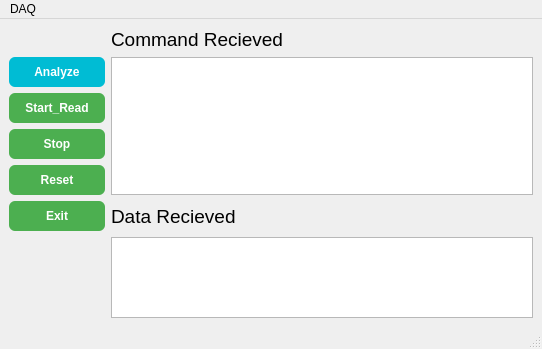
<?xml version="1.0" encoding="UTF-8"?>
<ui version="4.0">
 <class>MainWindow</class>
 <widget class="QMainWindow" name="MainWindow">
  <property name="geometry">
   <rect>
    <x>0</x>
    <y>0</y>
    <width>542</width>
    <height>349</height>
   </rect>
  </property>
  <property name="windowTitle">
   <string>MainWindow</string>
  </property>
  <widget class="QWidget" name="centralwidget">
   <layout class="QGridLayout" name="gridLayout">
    <item row="12" column="2">
     <widget class="QLabel" name="label">
      <property name="font">
       <font>
        <pointsize>14</pointsize>
       </font>
      </property>
      <property name="text">
       <string>Data Recieved</string>
      </property>
     </widget>
    </item>
    <item row="14" column="2" rowspan="4">
     <widget class="QTextEdit" name="terminalRxOutput"/>
    </item>
    <item row="1" column="2">
     <widget class="QLabel" name="label_2">
      <property name="font">
       <font>
        <pointsize>14</pointsize>
       </font>
      </property>
      <property name="text">
       <string>Command Recieved</string>
      </property>
     </widget>
    </item>
    <item row="4" column="0">
     <widget class="QPushButton" name="analyzeButton">
      <property name="styleSheet">
       <string notr="true">QPushButton#analyzeButton {
    background-color: #00bcd4;       /* fresh cyan */
    color: white;
    border: none;
    border-radius: 6px;
    padding: 8px 16px;
    font-weight: bold;
}
QPushButton#analyzeButton:hover {
    background-color: #0097a7;
}
</string>
      </property>
      <property name="text">
       <string>Analyze</string>
      </property>
     </widget>
    </item>
    <item row="4" column="2" rowspan="4">
     <widget class="QTextEdit" name="terminalOutput"/>
    </item>
    <item row="5" column="0">
     <widget class="QPushButton" name="startread">
      <property name="styleSheet">
       <string notr="true">QPushButton {
    background-color: #4CAF50;       /* nice green */
    color: white;
    border: none;
    border-radius: 6px;
    padding: 8px 16px;
    font-weight: bold;
}
QPushButton:hover {
    background-color: #45a049;
}
</string>
      </property>
      <property name="text">
       <string>Start_Read</string>
      </property>
     </widget>
    </item>
    <item row="6" column="0">
     <widget class="QPushButton" name="stop">
      <property name="styleSheet">
       <string notr="true">QPushButton {
    background-color: #4CAF50;       /* nice green */
    color: white;
    border: none;
    border-radius: 6px;
    padding: 8px 16px;
    font-weight: bold;
}
QPushButton:hover {
    background-color: #45a049;
}
</string>
      </property>
      <property name="text">
       <string>Stop</string>
      </property>
     </widget>
    </item>
    <item row="7" column="0">
     <widget class="QPushButton" name="reset">
      <property name="styleSheet">
       <string notr="true">QPushButton {
    background-color: #4CAF50;       /* nice green */
    color: white;
    border: none;
    border-radius: 6px;
    padding: 8px 16px;
    font-weight: bold;
}
QPushButton:hover {
    background-color: #45a049;
}
</string>
      </property>
      <property name="text">
       <string>Reset</string>
      </property>
     </widget>
    </item>
    <item row="12" column="0">
     <widget class="QPushButton" name="exit">
      <property name="styleSheet">
       <string notr="true">QPushButton {
    background-color: #4CAF50;       /* nice green */
    color: white;
    border: none;
    border-radius: 6px;
    padding: 8px 16px;
    font-weight: bold;
}
QPushButton:hover {
    background-color: #45a049;
}
</string>
      </property>
      <property name="text">
       <string>Exit</string>
      </property>
     </widget>
    </item>
   </layout>
  </widget>
  <widget class="QMenuBar" name="menubar">
   <property name="geometry">
    <rect>
     <x>0</x>
     <y>0</y>
     <width>542</width>
     <height>17</height>
    </rect>
   </property>
   <widget class="QMenu" name="menuDAQ">
    <property name="title">
     <string>DAQ</string>
    </property>
   </widget>
   <addaction name="menuDAQ"/>
  </widget>
  <widget class="QStatusBar" name="statusbar"/>
 </widget>
 <resources/>
 <connections/>
</ui>
